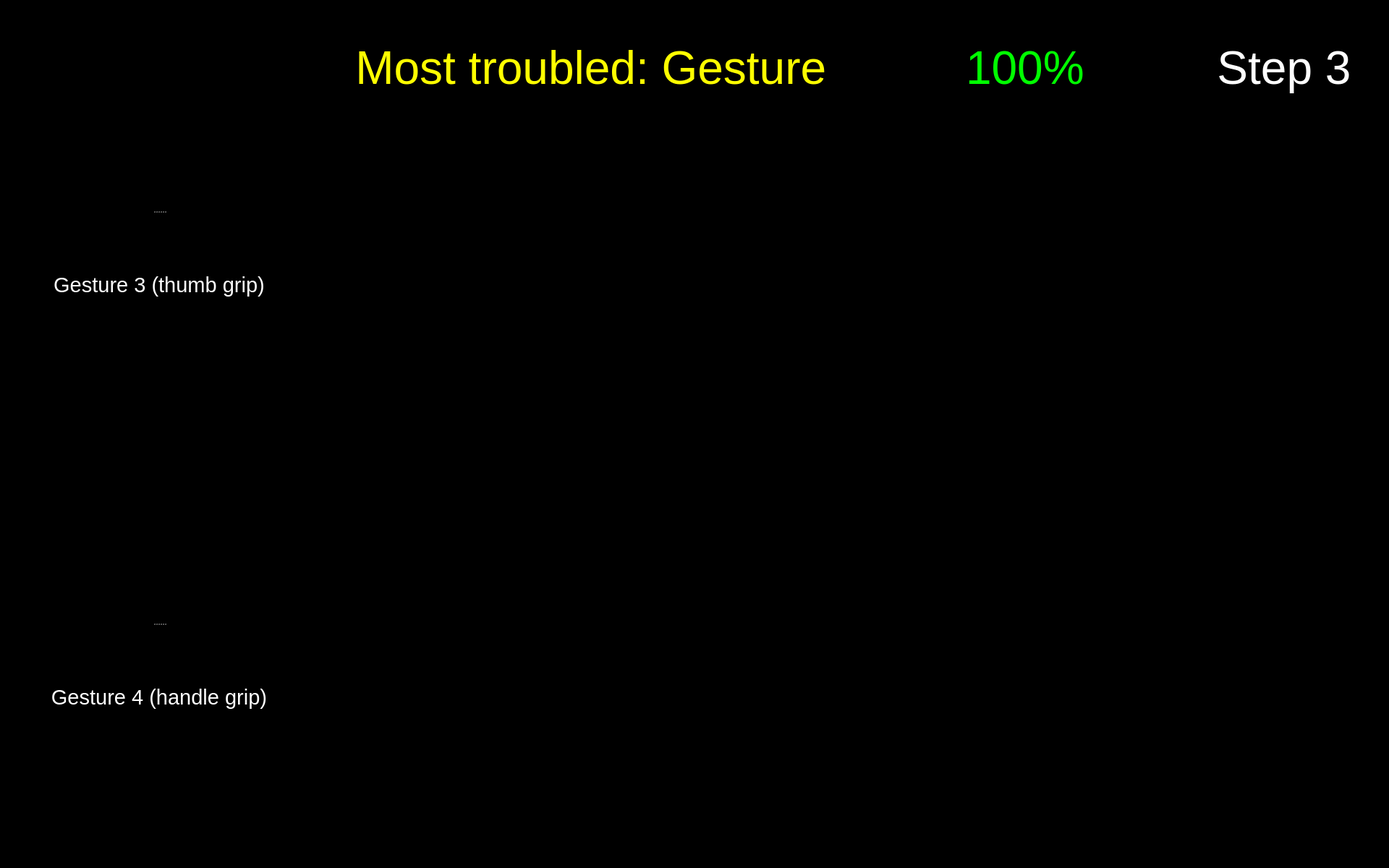
<?xml version="1.0" encoding="UTF-8"?>
<ui version="4.0">
 <class>Form</class>
 <widget class="QWidget" name="Form">
  <property name="geometry">
   <rect>
    <x>0</x>
    <y>0</y>
    <width>1920</width>
    <height>1200</height>
   </rect>
  </property>
  <property name="maximumSize">
   <size>
    <width>1920</width>
    <height>1200</height>
   </size>
  </property>
  <property name="windowTitle">
   <string>Form</string>
  </property>
  <property name="styleSheet">
   <string notr="true">background-color: rgb(0, 0, 0);</string>
  </property>
  <widget class="QPushButton" name="button_nav_left">
   <property name="enabled">
    <bool>true</bool>
   </property>
   <property name="geometry">
    <rect>
     <x>800</x>
     <y>560</y>
     <width>150</width>
     <height>150</height>
    </rect>
   </property>
   <property name="minimumSize">
    <size>
     <width>81</width>
     <height>81</height>
    </size>
   </property>
   <property name="maximumSize">
    <size>
     <width>150</width>
     <height>150</height>
    </size>
   </property>
   <property name="cursor">
    <cursorShape>OpenHandCursor</cursorShape>
   </property>
   <property name="focusPolicy">
    <enum>Qt::WheelFocus</enum>
   </property>
   <property name="contextMenuPolicy">
    <enum>Qt::DefaultContextMenu</enum>
   </property>
   <property name="layoutDirection">
    <enum>Qt::LeftToRight</enum>
   </property>
   <property name="autoFillBackground">
    <bool>false</bool>
   </property>
   <property name="styleSheet">
    <string notr="true"/>
   </property>
   <property name="icon">
    <iconset resource="resources/res.qrc">
     <normaloff>:/buttons/Button Left.svg</normaloff>:/buttons/Button Left.svg</iconset>
   </property>
   <property name="iconSize">
    <size>
     <width>144</width>
     <height>144</height>
    </size>
   </property>
   <property name="autoDefault">
    <bool>false</bool>
   </property>
   <property name="default">
    <bool>false</bool>
   </property>
   <property name="flat">
    <bool>true</bool>
   </property>
  </widget>
  <widget class="QPushButton" name="button_nav_right">
   <property name="enabled">
    <bool>true</bool>
   </property>
   <property name="geometry">
    <rect>
     <x>960</x>
     <y>560</y>
     <width>150</width>
     <height>150</height>
    </rect>
   </property>
   <property name="minimumSize">
    <size>
     <width>81</width>
     <height>81</height>
    </size>
   </property>
   <property name="maximumSize">
    <size>
     <width>150</width>
     <height>150</height>
    </size>
   </property>
   <property name="cursor">
    <cursorShape>OpenHandCursor</cursorShape>
   </property>
   <property name="focusPolicy">
    <enum>Qt::WheelFocus</enum>
   </property>
   <property name="contextMenuPolicy">
    <enum>Qt::DefaultContextMenu</enum>
   </property>
   <property name="layoutDirection">
    <enum>Qt::LeftToRight</enum>
   </property>
   <property name="autoFillBackground">
    <bool>false</bool>
   </property>
   <property name="styleSheet">
    <string notr="true"/>
   </property>
   <property name="icon">
    <iconset resource="resources/res.qrc">
     <normaloff>:/buttons/Button Right.svg</normaloff>:/buttons/Button Right.svg</iconset>
   </property>
   <property name="iconSize">
    <size>
     <width>144</width>
     <height>144</height>
    </size>
   </property>
   <property name="autoDefault">
    <bool>false</bool>
   </property>
   <property name="default">
    <bool>false</bool>
   </property>
   <property name="flat">
    <bool>true</bool>
   </property>
  </widget>
  <widget class="QWidget" name="widget_score" native="true">
   <property name="geometry">
    <rect>
     <x>1180</x>
     <y>20</y>
     <width>450</width>
     <height>150</height>
    </rect>
   </property>
   <widget class="QWidget" name="horizontalLayoutWidget_2">
    <property name="geometry">
     <rect>
      <x>-1</x>
      <y>-1</y>
      <width>451</width>
      <height>152</height>
     </rect>
    </property>
    <layout class="QHBoxLayout" name="horizontalLayout_2">
     <item>
      <widget class="QLabel" name="score_flag">
       <property name="enabled">
        <bool>true</bool>
       </property>
       <property name="sizePolicy">
        <sizepolicy hsizetype="Preferred" vsizetype="Preferred">
         <horstretch>0</horstretch>
         <verstretch>0</verstretch>
        </sizepolicy>
       </property>
       <property name="maximumSize">
        <size>
         <width>150</width>
         <height>150</height>
        </size>
       </property>
       <property name="text">
        <string/>
       </property>
       <property name="pixmap">
        <pixmap resource="resources/res.qrc">:/img/Score Flag.svg</pixmap>
       </property>
      </widget>
     </item>
     <item>
      <widget class="QLabel" name="label_text_score">
       <property name="font">
        <font>
         <pointsize>48</pointsize>
        </font>
       </property>
       <property name="styleSheet">
        <string notr="true">color: rgb(0, 255, 0);</string>
       </property>
       <property name="text">
        <string>&lt;html&gt;&lt;head/&gt;&lt;body&gt;&lt;p&gt;&lt;span style=&quot; color:#00ff00;&quot;&gt;100%&lt;/span&gt;&lt;/p&gt;&lt;/body&gt;&lt;/html&gt;</string>
       </property>
       <property name="alignment">
        <set>Qt::AlignLeading|Qt::AlignLeft|Qt::AlignVCenter</set>
       </property>
       <property name="wordWrap">
        <bool>true</bool>
       </property>
      </widget>
     </item>
    </layout>
   </widget>
  </widget>
  <widget class="QPushButton" name="button_exit">
   <property name="enabled">
    <bool>true</bool>
   </property>
   <property name="geometry">
    <rect>
     <x>1760</x>
     <y>1040</y>
     <width>150</width>
     <height>150</height>
    </rect>
   </property>
   <property name="minimumSize">
    <size>
     <width>81</width>
     <height>81</height>
    </size>
   </property>
   <property name="maximumSize">
    <size>
     <width>150</width>
     <height>150</height>
    </size>
   </property>
   <property name="cursor">
    <cursorShape>OpenHandCursor</cursorShape>
   </property>
   <property name="focusPolicy">
    <enum>Qt::WheelFocus</enum>
   </property>
   <property name="contextMenuPolicy">
    <enum>Qt::DefaultContextMenu</enum>
   </property>
   <property name="icon">
    <iconset resource="resources/res.qrc">
     <normaloff>:/buttons/Button Exit.svg</normaloff>:/buttons/Button Exit.svg</iconset>
   </property>
   <property name="iconSize">
    <size>
     <width>144</width>
     <height>144</height>
    </size>
   </property>
   <property name="autoDefault">
    <bool>false</bool>
   </property>
   <property name="default">
    <bool>false</bool>
   </property>
   <property name="flat">
    <bool>true</bool>
   </property>
  </widget>
  <widget class="QLabel" name="icon_reaction_1">
   <property name="enabled">
    <bool>true</bool>
   </property>
   <property name="geometry">
    <rect>
     <x>1400</x>
     <y>250</y>
     <width>200</width>
     <height>200</height>
    </rect>
   </property>
   <property name="sizePolicy">
    <sizepolicy hsizetype="Preferred" vsizetype="Preferred">
     <horstretch>0</horstretch>
     <verstretch>0</verstretch>
    </sizepolicy>
   </property>
   <property name="maximumSize">
    <size>
     <width>200</width>
     <height>200</height>
    </size>
   </property>
   <property name="text">
    <string/>
   </property>
   <property name="scaledContents">
    <bool>true</bool>
   </property>
  </widget>
  <widget class="QLabel" name="icon_reaction_2">
   <property name="enabled">
    <bool>true</bool>
   </property>
   <property name="geometry">
    <rect>
     <x>1400</x>
     <y>820</y>
     <width>200</width>
     <height>200</height>
    </rect>
   </property>
   <property name="sizePolicy">
    <sizepolicy hsizetype="Preferred" vsizetype="Preferred">
     <horstretch>0</horstretch>
     <verstretch>0</verstretch>
    </sizepolicy>
   </property>
   <property name="maximumSize">
    <size>
     <width>200</width>
     <height>200</height>
    </size>
   </property>
   <property name="text">
    <string/>
   </property>
   <property name="scaledContents">
    <bool>true</bool>
   </property>
  </widget>
  <widget class="QLabel" name="label_plot_2">
   <property name="geometry">
    <rect>
     <x>490</x>
     <y>760</y>
     <width>850</width>
     <height>340</height>
    </rect>
   </property>
   <property name="maximumSize">
    <size>
     <width>1200</width>
     <height>480</height>
    </size>
   </property>
   <property name="font">
    <font>
     <pointsize>48</pointsize>
    </font>
   </property>
   <property name="styleSheet">
    <string notr="true">color: rgb(255, 255, 255);</string>
   </property>
   <property name="text">
    <string/>
   </property>
   <property name="scaledContents">
    <bool>true</bool>
   </property>
  </widget>
  <widget class="QLabel" name="image_step">
   <property name="geometry">
    <rect>
     <x>1650</x>
     <y>170</y>
     <width>250</width>
     <height>250</height>
    </rect>
   </property>
   <property name="font">
    <font>
     <pointsize>48</pointsize>
    </font>
   </property>
   <property name="styleSheet">
    <string notr="true">color: rgb(255, 255, 255);</string>
   </property>
   <property name="text">
    <string/>
   </property>
   <property name="pixmap">
    <pixmap resource="resources/res.qrc">:/detected steps/Detected Step3 Button.png</pixmap>
   </property>
   <property name="alignment">
    <set>Qt::AlignCenter</set>
   </property>
   <property name="wordWrap">
    <bool>true</bool>
   </property>
  </widget>
  <widget class="QLabel" name="icon_expert_1">
   <property name="enabled">
    <bool>true</bool>
   </property>
   <property name="geometry">
    <rect>
     <x>490</x>
     <y>220</y>
     <width>100</width>
     <height>100</height>
    </rect>
   </property>
   <property name="sizePolicy">
    <sizepolicy hsizetype="Preferred" vsizetype="Preferred">
     <horstretch>0</horstretch>
     <verstretch>0</verstretch>
    </sizepolicy>
   </property>
   <property name="maximumSize">
    <size>
     <width>100</width>
     <height>100</height>
    </size>
   </property>
   <property name="text">
    <string/>
   </property>
   <property name="pixmap">
    <pixmap resource="resources/res.qrc">:/img/Icon Expert.png</pixmap>
   </property>
   <property name="scaledContents">
    <bool>true</bool>
   </property>
  </widget>
  <widget class="QLabel" name="icon_newbie_2">
   <property name="enabled">
    <bool>true</bool>
   </property>
   <property name="geometry">
    <rect>
     <x>490</x>
     <y>960</y>
     <width>100</width>
     <height>100</height>
    </rect>
   </property>
   <property name="sizePolicy">
    <sizepolicy hsizetype="Preferred" vsizetype="Preferred">
     <horstretch>0</horstretch>
     <verstretch>0</verstretch>
    </sizepolicy>
   </property>
   <property name="maximumSize">
    <size>
     <width>100</width>
     <height>100</height>
    </size>
   </property>
   <property name="text">
    <string/>
   </property>
   <property name="pixmap">
    <pixmap resource="resources/res.qrc">:/img/Icon User.png</pixmap>
   </property>
   <property name="scaledContents">
    <bool>true</bool>
   </property>
  </widget>
  <widget class="QLabel" name="label_plot_1">
   <property name="geometry">
    <rect>
     <x>490</x>
     <y>180</y>
     <width>850</width>
     <height>340</height>
    </rect>
   </property>
   <property name="maximumSize">
    <size>
     <width>1200</width>
     <height>480</height>
    </size>
   </property>
   <property name="font">
    <font>
     <pointsize>48</pointsize>
    </font>
   </property>
   <property name="styleSheet">
    <string notr="true">color: rgb(255, 255, 255);</string>
   </property>
   <property name="text">
    <string/>
   </property>
   <property name="scaledContents">
    <bool>true</bool>
   </property>
  </widget>
  <widget class="QLabel" name="icon_expert_2">
   <property name="enabled">
    <bool>true</bool>
   </property>
   <property name="geometry">
    <rect>
     <x>490</x>
     <y>810</y>
     <width>100</width>
     <height>100</height>
    </rect>
   </property>
   <property name="sizePolicy">
    <sizepolicy hsizetype="Preferred" vsizetype="Preferred">
     <horstretch>0</horstretch>
     <verstretch>0</verstretch>
    </sizepolicy>
   </property>
   <property name="maximumSize">
    <size>
     <width>100</width>
     <height>100</height>
    </size>
   </property>
   <property name="text">
    <string/>
   </property>
   <property name="pixmap">
    <pixmap resource="resources/res.qrc">:/img/Icon Expert.png</pixmap>
   </property>
   <property name="scaledContents">
    <bool>true</bool>
   </property>
  </widget>
  <widget class="QLabel" name="icon_newbie_1">
   <property name="enabled">
    <bool>true</bool>
   </property>
   <property name="geometry">
    <rect>
     <x>490</x>
     <y>380</y>
     <width>100</width>
     <height>100</height>
    </rect>
   </property>
   <property name="sizePolicy">
    <sizepolicy hsizetype="Preferred" vsizetype="Preferred">
     <horstretch>0</horstretch>
     <verstretch>0</verstretch>
    </sizepolicy>
   </property>
   <property name="maximumSize">
    <size>
     <width>100</width>
     <height>100</height>
    </size>
   </property>
   <property name="text">
    <string/>
   </property>
   <property name="pixmap">
    <pixmap resource="resources/res.qrc">:/img/Icon User.png</pixmap>
   </property>
   <property name="scaledContents">
    <bool>true</bool>
   </property>
  </widget>
  <widget class="QLabel" name="label_trouble">
   <property name="geometry">
    <rect>
     <x>260</x>
     <y>20</y>
     <width>900</width>
     <height>150</height>
    </rect>
   </property>
   <property name="font">
    <font>
     <family>Arial</family>
     <pointsize>48</pointsize>
     <weight>9</weight>
     <italic>false</italic>
     <bold>false</bold>
    </font>
   </property>
   <property name="styleSheet">
    <string notr="true">font: 75 48pt &quot;Arial&quot;;
color: rgb(255, 255, 0);</string>
   </property>
   <property name="text">
    <string>Most troubled: Gesture </string>
   </property>
   <property name="textFormat">
    <enum>Qt::RichText</enum>
   </property>
   <property name="alignment">
    <set>Qt::AlignRight|Qt::AlignTrailing|Qt::AlignVCenter</set>
   </property>
   <property name="wordWrap">
    <bool>true</bool>
   </property>
  </widget>
  <widget class="QLabel" name="label_text_step">
   <property name="geometry">
    <rect>
     <x>1650</x>
     <y>20</y>
     <width>250</width>
     <height>150</height>
    </rect>
   </property>
   <property name="font">
    <font>
     <family>Arial</family>
     <pointsize>48</pointsize>
     <weight>9</weight>
     <italic>false</italic>
     <bold>false</bold>
    </font>
   </property>
   <property name="styleSheet">
    <string notr="true">font: 75 48pt &quot;Arial&quot;;
color: rgb(255, 255, 255);</string>
   </property>
   <property name="text">
    <string>Step 3</string>
   </property>
   <property name="textFormat">
    <enum>Qt::RichText</enum>
   </property>
   <property name="alignment">
    <set>Qt::AlignCenter</set>
   </property>
   <property name="wordWrap">
    <bool>true</bool>
   </property>
  </widget>
  <widget class="QSplitter" name="splitter_6">
   <property name="geometry">
    <rect>
     <x>60</x>
     <y>780</y>
     <width>320</width>
     <height>282</height>
    </rect>
   </property>
   <property name="orientation">
    <enum>Qt::Vertical</enum>
   </property>
   <widget class="QLabel" name="image_required_5">
    <property name="maximumSize">
     <size>
      <width>320</width>
      <height>240</height>
     </size>
    </property>
    <property name="text">
     <string/>
    </property>
    <property name="pixmap">
     <pixmap resource="resources/res.qrc">:/img/step3_gesture4.png</pixmap>
    </property>
    <property name="scaledContents">
     <bool>true</bool>
    </property>
   </widget>
   <widget class="QLabel" name="text_required_5">
    <property name="font">
     <font>
      <family>Arial</family>
      <pointsize>22</pointsize>
      <weight>9</weight>
      <italic>false</italic>
      <bold>false</bold>
     </font>
    </property>
    <property name="styleSheet">
     <string notr="true">font: 75 22pt &quot;Arial&quot;;
color: rgb(255, 255, 255);</string>
    </property>
    <property name="text">
     <string>Gesture 4 (handle grip)</string>
    </property>
    <property name="textFormat">
     <enum>Qt::PlainText</enum>
    </property>
    <property name="alignment">
     <set>Qt::AlignCenter</set>
    </property>
    <property name="wordWrap">
     <bool>true</bool>
    </property>
   </widget>
  </widget>
  <widget class="QSplitter" name="splitter_5">
   <property name="geometry">
    <rect>
     <x>60</x>
     <y>210</y>
     <width>320</width>
     <height>282</height>
    </rect>
   </property>
   <property name="orientation">
    <enum>Qt::Vertical</enum>
   </property>
   <widget class="QLabel" name="image_required_4">
    <property name="maximumSize">
     <size>
      <width>320</width>
      <height>240</height>
     </size>
    </property>
    <property name="text">
     <string/>
    </property>
    <property name="pixmap">
     <pixmap resource="resources/res.qrc">:/img/step3_gesture3.png</pixmap>
    </property>
    <property name="scaledContents">
     <bool>true</bool>
    </property>
   </widget>
   <widget class="QLabel" name="text_required_4">
    <property name="font">
     <font>
      <family>Arial</family>
      <pointsize>22</pointsize>
      <weight>9</weight>
      <italic>false</italic>
      <bold>false</bold>
     </font>
    </property>
    <property name="styleSheet">
     <string notr="true">font: 75 22pt &quot;Arial&quot;;
color: rgb(255, 255, 255);</string>
    </property>
    <property name="text">
     <string>Gesture 3 (thumb grip)</string>
    </property>
    <property name="textFormat">
     <enum>Qt::PlainText</enum>
    </property>
    <property name="alignment">
     <set>Qt::AlignCenter</set>
    </property>
    <property name="wordWrap">
     <bool>true</bool>
    </property>
   </widget>
  </widget>
  <zorder>label_plot_1</zorder>
  <zorder>button_nav_left</zorder>
  <zorder>button_nav_right</zorder>
  <zorder>widget_score</zorder>
  <zorder>button_exit</zorder>
  <zorder>icon_reaction_1</zorder>
  <zorder>icon_reaction_2</zorder>
  <zorder>label_plot_2</zorder>
  <zorder>image_step</zorder>
  <zorder>icon_expert_1</zorder>
  <zorder>icon_newbie_2</zorder>
  <zorder>icon_expert_2</zorder>
  <zorder>icon_newbie_1</zorder>
  <zorder>label_trouble</zorder>
  <zorder>label_text_step</zorder>
  <zorder>splitter_6</zorder>
  <zorder>splitter_5</zorder>
 </widget>
 <resources>
  <include location="resources/res.qrc"/>
 </resources>
 <connections/>
</ui>
